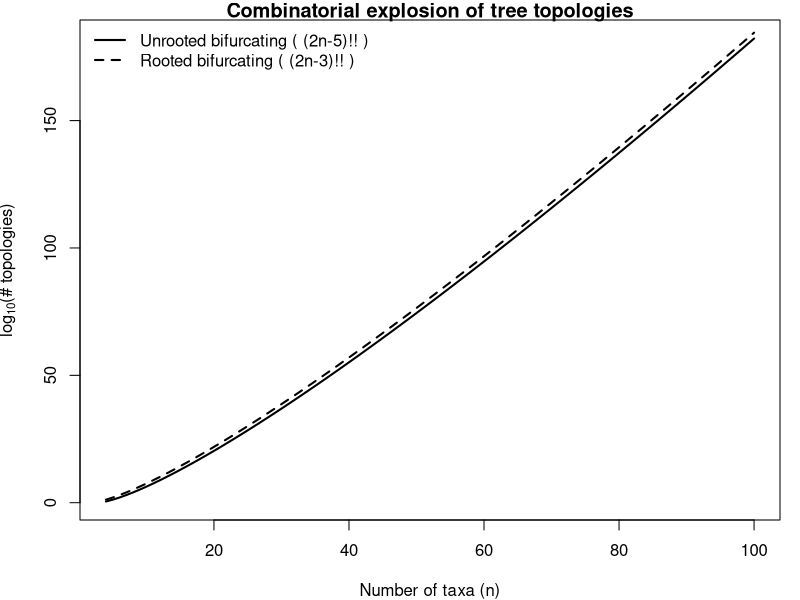
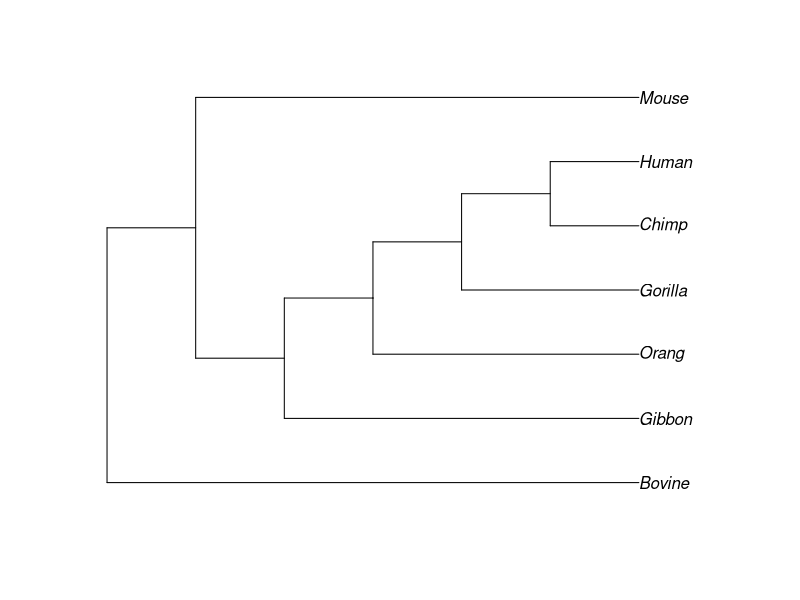
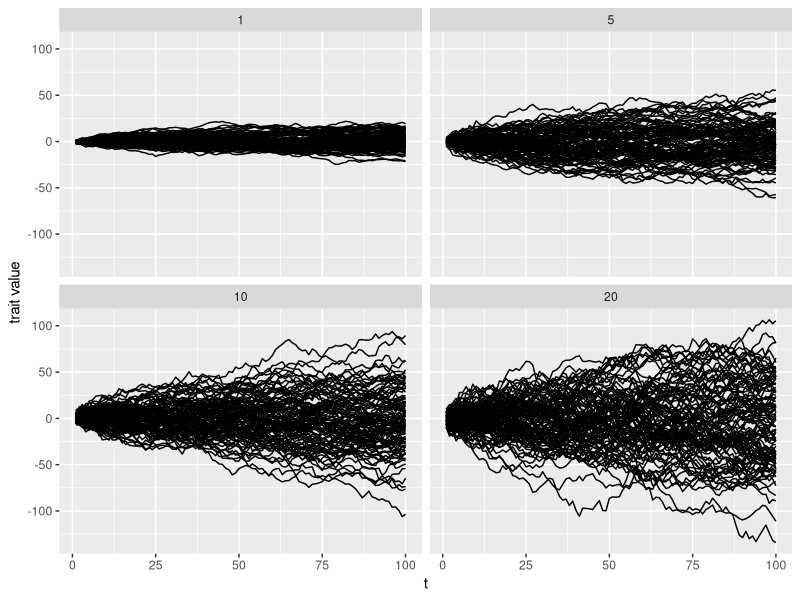

These figures' R source, in order:
## ---- chunk 1
library(tidyverse)
library(kableExtra)
library(ape)
library(phytools)
library(broom)
library(formatR)

## ---- chunk 2
log_double_factorial_formulas <- list(
  # Unrooted, fully resolved (bifurcating) labeled trees:
  # (2n - 5)!! = (2n - 5)! / ( 2^(n-3) * (n-3)! )
  unrooted_log = function(n) {
    if (n < 4) stop("Unrooted bifurcating trees defined for n >= 4")
    lgamma(2*n - 4) - (n - 3)*log(2) - lgamma(n - 2)
  },
  # Rooted, fully resolved (bifurcating) labeled trees:
  # (2n - 3)!! = (2n - 3)! / ( 2^(n-2) * (n-2)! )
  rooted_log = function(n) {
    if (n < 3) stop("Rooted bifurcating trees defined for n >= 3")
    lgamma(2*n - 2) - (n - 2)*log(2) - lgamma(n - 1)
  }
)

to_scientific_from_log10 <- function(log10x, digits = 3) {
  expn <- floor(log10x)
  mant <- 10^(log10x - expn)
  paste0(format(round(mant, digits), nsmall = digits), " × 10^", expn)
}

## ---- Build a table of counts vs taxa ---------------------------
Nmin <- 4
Nmax <- 100  # adjust if you want a smaller or bigger range

n_vals <- Nmin:Nmax
log10_unrooted <- sapply(n_vals, function(n) log_double_factorial_formulas$unrooted_log(n) / log(10))
log10_rooted   <- sapply(n_vals, function(n) log_double_factorial_formulas$rooted_log(n)   / log(10))

# Multiplicative blow-up when adding 1 taxon (unrooted): T_n / T_{n-1} = (2n - 5)
multiplier_unrooted <- c(NA, sapply(n_vals[-1], function(n) (2*n - 5)))

tab <- data.frame(
  n_taxa = n_vals,
  log10_unrooted = log10_unrooted,
  unrooted_scientific = sapply(log10_unrooted, to_scientific_from_log10),
  log10_rooted = log10_rooted,
  rooted_scientific = sapply(log10_rooted, to_scientific_from_log10),
  add_one_taxon_multiplies_unrooted_by = multiplier_unrooted
)

# Show a few rows for sanity (4..12)
#print(tab[tab$n_taxa <= 12, ], row.names = FALSE)

## ---- Plot on log10 scale (both rooted & unrooted) --------------
op <- par(no.readonly = TRUE)
par(mar = c(4,4,1,1))
plot(n_vals, log10_unrooted, type = "l", lwd = 2,
     xlab = "Number of taxa (n)",
     ylab = expression(log[10]*"(# topologies)"),
     main = "Combinatorial explosion of tree topologies")
lines(n_vals, log10_rooted, lwd = 2, lty = 2)
legend("topleft",
       legend = c("Unrooted bifurcating ( (2n-5)!! )",
                  "Rooted bifurcating ( (2n-3)!! )"),
       lwd = 2, lty = c(1,2), bty = "n")
par(op)

## ---- chunk 3
tre <- "(Bovine:0.69395,((Gibbon:0.36079,((Orang:0.33636,(Gorilla:0.17147,(Chimp:0.19268, Human:0.11927):0.08386):0.06124):0.15057):0.54939),Mouse:1.21460));
"

phy <- read.tree(text=tre)

plot(phy)
## ---- chunk 4
sig2 <- 0.1
nsim <- 100
t <- 1:100

sim.l <- list()
for(i in c(1,5,10,20)){
sim.i <- tibble(
  sig2=i,
  x=rnorm(n = nsim * (length(t) - 1), sd = sqrt(i)),
  t=rep(t,nsim-1),
  n.sim=unlist(lapply(1:99,function(x) rep(x,100)))
)%>%
  group_by(n.sim)%>%
  mutate(sim.sum=cumsum(x))
sim.l[[paste0(i)]] <- sim.i
}

sim <- do.call(rbind,sim.l)


sim%>%
  ggplot(aes(t,sim.sum,group=n.sim),alpha=0.01)+geom_line()+facet_wrap(sig2~.,ncol=2)+ylab("trait value")
